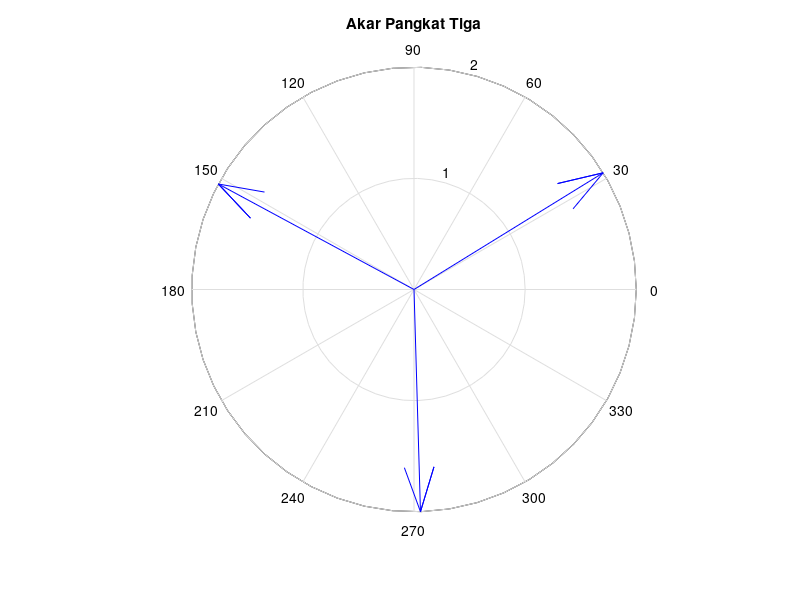
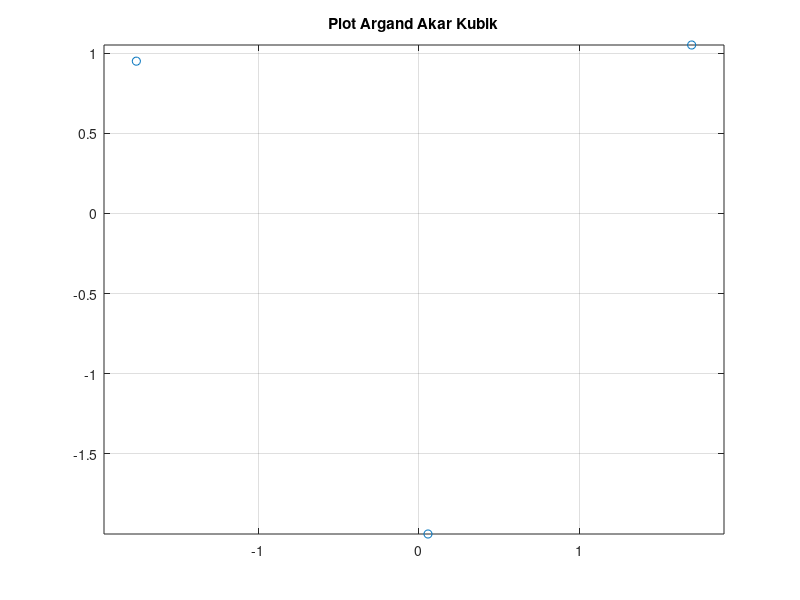

MATLAB code to generate these figures, in order:
theta = deg2rad([31.6667 151.6667 271.6667]);
r = 2;

z = r * exp(1i*theta);

figure
compass(z)
title('Akar Pangkat Tiga')

% alternatif plot kartesius
figure
plot(real(z), imag(z), 'o')
axis equal
grid on
title('Plot Argand Akar Kubik')
